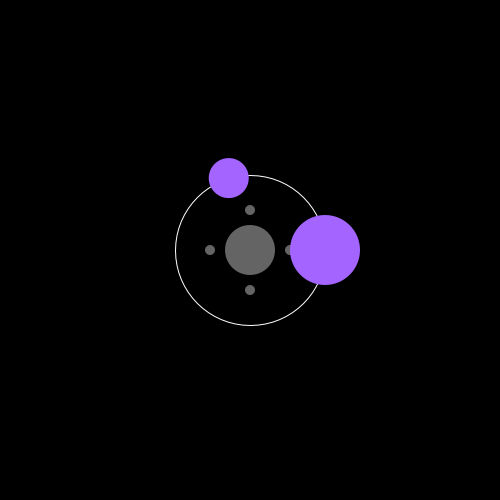
Frame 1 (no input)
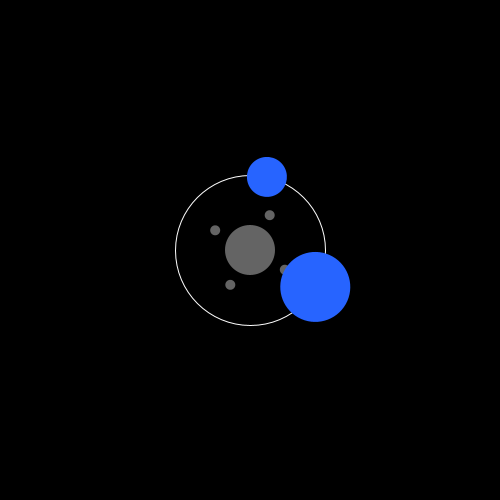
Frame 60 (the mouse pressed at the canvas centre just before this capture)
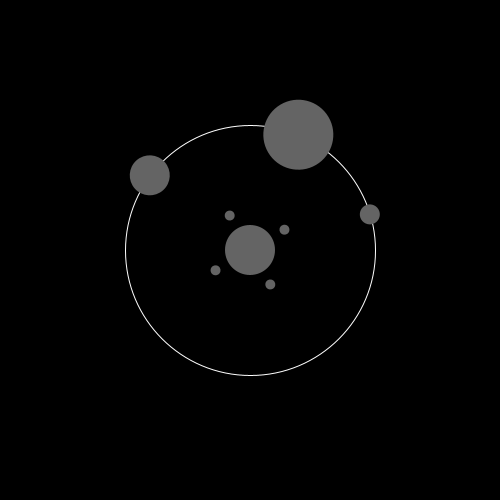
Frame 120 (the mouse held since frame 60 and released just before this capture)

The Processing sketch that drew these frames (run headless with seeded random() and noise(); from frame 60 on, the mouse is pressed at the canvas centre):

// Processing sketch: processing_145261
// ── processing_145261.pde

float index= 0.0;
void setup () {
  size (500, 500);
  background(0);
  smooth();
}

void draw () {
  float x= map(mouseX, 0, width, 350, 150); 
  float f=map(mouseX, 0, width, 0, 360);


  background(0);
  noFill();
  stroke(255);
  ellipse (width/2, height/2, width-x, height-x);
  fill(100);
  noStroke();
  ellipse (width/2, height/2, width-450, height-450);
  /* ellipse ((width-x)-width/2, (width-x)-height/2, 20, 20);
   ellipse(f+sin(index)*2, f+cos(index)*2, 50, 50);
   index=index+0.5;*/
  translate(width/2, height/2);
  pushMatrix();
  rotate(radians(index));
  //ellipse(40, 40, 10, 10 );
  //ellipse(-40, -40, 10, 10);
  ellipse (0, 40, 10, 10);
  ellipse (0, -40, 10, 10);
  ellipse(40, 0, 10, 10);
  ellipse(-40, 0, 10, 10);
  if (mouseX<200) {
    fill(random(255), 100, 255);
  }
  ellipse(cos(f)*(width-x)/2, sin(f)*(height-x)/2, 70, 70 );
  ellipse(cos(f+x)*(width-x)/2, sin(f+x)*(height-x)/2, 40, 40 );
  ellipse(cos(x)*(width-x)/2, sin(x)*(height-x)/2, 20, 20 );

  // ellipse((width-x-width/2)/2, (height-x)/2, 70, 70 );
  println(cos(f));
  popMatrix();
  index=index+0.5;
}
